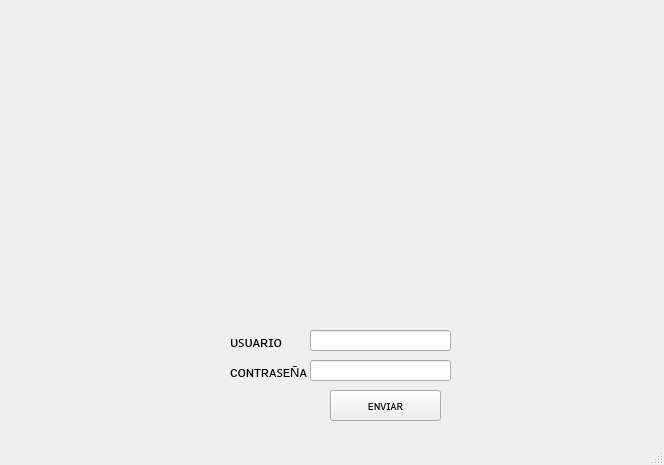
<?xml version="1.0" encoding="UTF-8"?>
<ui version="4.0">
 <class>MainWindow</class>
 <widget class="QMainWindow" name="MainWindow">
  <property name="geometry">
   <rect>
    <x>0</x>
    <y>0</y>
    <width>664</width>
    <height>465</height>
   </rect>
  </property>
  <property name="windowTitle">
   <string>MainWindow</string>
  </property>
  <property name="styleSheet">
   <string notr="true"/>
  </property>
  <widget class="QWidget" name="centralwidget">
   <widget class="QLabel" name="label">
    <property name="geometry">
     <rect>
      <x>0</x>
      <y>-10</y>
      <width>661</width>
      <height>421</height>
     </rect>
    </property>
    <property name="text">
     <string/>
    </property>
    <property name="pixmap">
     <pixmap>IMAGENES/colegio.jpg</pixmap>
    </property>
    <property name="scaledContents">
     <bool>true</bool>
    </property>
   </widget>
   <widget class="QPushButton" name="pushButton">
    <property name="geometry">
     <rect>
      <x>330</x>
      <y>390</y>
      <width>111</width>
      <height>31</height>
     </rect>
    </property>
    <property name="text">
     <string>ᴇɴᴠɪᴀʀ</string>
    </property>
   </widget>
   <widget class="QLineEdit" name="lineEdit">
    <property name="geometry">
     <rect>
      <x>310</x>
      <y>330</y>
      <width>141</width>
      <height>21</height>
     </rect>
    </property>
   </widget>
   <widget class="QLineEdit" name="lineEdit_2">
    <property name="geometry">
     <rect>
      <x>310</x>
      <y>360</y>
      <width>141</width>
      <height>21</height>
     </rect>
    </property>
   </widget>
   <widget class="QLabel" name="label_2">
    <property name="geometry">
     <rect>
      <x>230</x>
      <y>330</y>
      <width>81</width>
      <height>21</height>
     </rect>
    </property>
    <property name="text">
     <string>&lt;html&gt;&lt;head/&gt;&lt;body&gt;&lt;p&gt;&lt;span style=&quot; font-size:11pt;&quot;&gt;ᴜꜱᴜᴀʀɪᴏ&lt;/span&gt;&lt;/p&gt;&lt;/body&gt;&lt;/html&gt;</string>
    </property>
   </widget>
   <widget class="QLabel" name="label_3">
    <property name="geometry">
     <rect>
      <x>230</x>
      <y>360</y>
      <width>111</width>
      <height>21</height>
     </rect>
    </property>
    <property name="text">
     <string>&lt;html&gt;&lt;head/&gt;&lt;body&gt;&lt;p&gt;&lt;span style=&quot; font-size:11pt;&quot;&gt;ᴄᴏɴᴛʀᴀꜱᴇ&lt;/span&gt;&lt;span style=&quot; font-size:10pt;&quot;&gt;Ñ&lt;/span&gt;&lt;span style=&quot; font-size:11pt;&quot;&gt;ᴀ&lt;/span&gt;&lt;/p&gt;&lt;/body&gt;&lt;/html&gt;</string>
    </property>
    <property name="scaledContents">
     <bool>false</bool>
    </property>
   </widget>
  </widget>
  <widget class="QMenuBar" name="menubar">
   <property name="geometry">
    <rect>
     <x>0</x>
     <y>0</y>
     <width>664</width>
     <height>21</height>
    </rect>
   </property>
  </widget>
  <widget class="QStatusBar" name="statusbar"/>
 </widget>
 <resources/>
 <connections/>
</ui>
